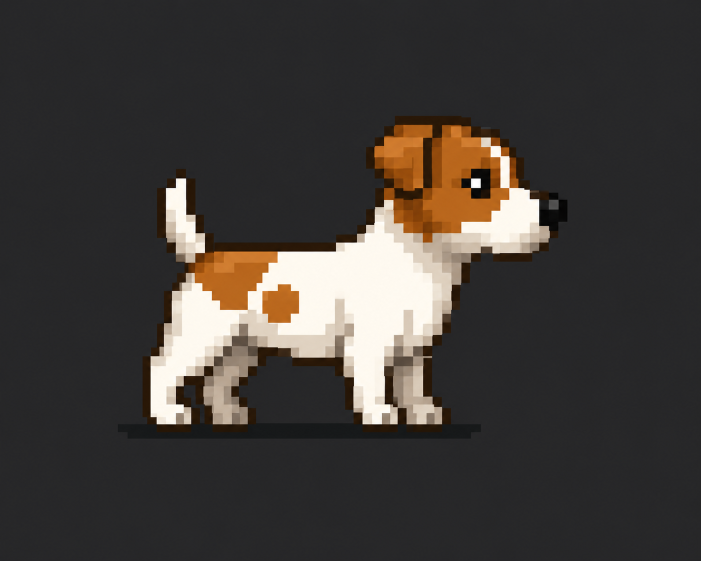
#> input picture referenced-chatgpt-conversation-this-is-an/outputs/dog_character.png, 1402 x 1122 px (shown at 1/2 size)
$ python prepare_dog_sprites.py
#> lines starting #> are read from the running program, lines starting #| are printed output that depends on the picture; after the words box and inside, x2 and y2 are one past the last pixel; in counts of white or black regions, pixels touching at a corner belong together
#> in main, image is the input picture: PIL image 1402x1122 RGB; mean R, G, B 64.2, 59.7, 56.3
from pathlib import Path
from PIL import Image, ImageFilter


ROOT = Path(__file__).resolve().parents[1]
OUTPUTS = ROOT / "outputs"
SPRITES = OUTPUTS / "jack_russell_sprites"

SOURCE_IMAGES = {
    "idle_0.png": OUTPUTS / "dog_character.png",
    "walk_0.png": Path(r"C:\Users\Rafson\.codex\generated_images\01a029d3-c8b5-72c2-a69d-47bec58a777c\call_d878iHuSOGxCZ5qjxmfJD0vp.png"),
    "walk_1.png": Path(r"C:\Users\Rafson\.codex\generated_images\01a029d3-c8b5-72c2-a69d-47bec58a777c\call_CsrfbS3Jubbano3lQmdpFliT.png"),
    "jump_prepare_0.png": Path(r"C:\Users\Rafson\.codex\generated_images\01a029d3-c8b5-72c2-a69d-47bec58a777c\call_rgVr0XJd4R9No43YH50HbHnq.png"),
    "jump_0.png": Path(r"C:\Users\Rafson\.codex\generated_images\01a029d3-c8b5-72c2-a69d-47bec58a777c\call_L67yHoHE2L9AJraDuN1zWRae.png"),
    "fall_0.png": Path(r"C:\Users\Rafson\.codex\generated_images\01a029d3-c8b5-72c2-a69d-47bec58a777c\call_pLgzQbxfXinb1TciH2870WCt.png"),
    "land_0.png": Path(r"C:\Users\Rafson\.codex\generated_images\01a029d3-c8b5-72c2-a69d-47bec58a777c\call_5RQByl82WU5dGKaQmyCxp18B.png"),
    "crouch_0.png": Path(r"C:\Users\Rafson\.codex\generated_images\01a029d3-c8b5-72c2-a69d-47bec58a777c\call_6tt4LsFm8NFylBpAghqpAggM.png"),
    "look_up_0.png": Path(r"C:\Users\Rafson\.codex\generated_images\01a029d3-c8b5-72c2-a69d-47bec58a777c\call_IBZm5djcvX0ADoUvCLZGzpjM.png"),
    "bark_0.png": Path(r"C:\Users\Rafson\.codex\generated_images\01a029d3-c8b5-72c2-a69d-47bec58a777c\call_fvQnJ4G216LssnvHyeFDDPSj.png"),
    "bark_1.png": Path(r"C:\Users\Rafson\.codex\generated_images\01a029d3-c8b5-72c2-a69d-47bec58a777c\call_PIZuYGYc9ViPDkM9vbmhNnr8.png"),
}

CANVAS_SIZE = (112, 92)


def is_core_dog_pixel(pixel):
    r, g, b, a = pixel
    if a == 0:
        return False

    brightness = (r + g + b) / 3
    color_range = max(r, g, b) - min(r, g, b)
    is_white_fur = brightness > 135 and color_range < 95
    is_orange_fur = r > 115 and g > 45 and b < 95 and r > g * 1.12
    is_light_shadow = brightness > 95 and color_range < 55

    return is_white_fur or is_orange_fur or is_light_shadow


def is_near_body_detail(pixel):
    r, g, b, a = pixel
    if a == 0:
        return False

    brightness = (r + g + b) / 3
    color_range = max(r, g, b) - min(r, g, b)
    is_outline_or_feature = brightness < 95
    is_warm_edge = r > g > b and brightness < 140 and color_range >= 35
    is_paw_shadow = brightness < 155 and color_range < 70

    return is_outline_or_feature or is_warm_edge or is_paw_shadow


def remove_background(image):
    image = image.convert("RGBA")
#> image: PIL image 1402x1122 RGBA
    width, height = image.size
#> width = 1402; height = 1122
    source_pixels = image.load()

    core_mask = Image.new("L", image.size, 0)
#> core_mask: PIL image 1402x1122 L; every value is 0
    core_pixels = core_mask.load()
    for y in range(height):
        for x in range(width):
            if is_core_dog_pixel(source_pixels[x, y]):
                core_pixels[x, y] = 255

    body_area = core_mask.filter(ImageFilter.MaxFilter(21))
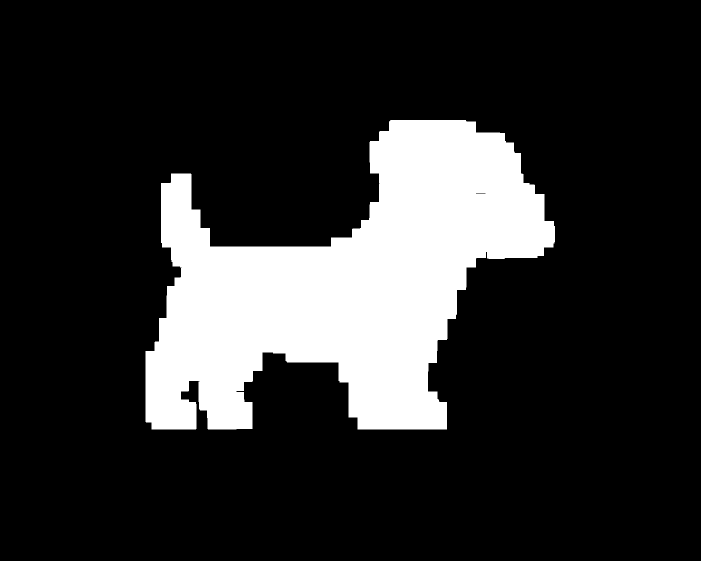
#> body_area: PIL image 1402x1122 L (shown at 1/2 size); 17.7% white; 1 white region, box (x1, y1, x2, y2) and area: (291, 240, 1110, 859) 278673
    detail_area = core_mask.filter(ImageFilter.MaxFilter(35))
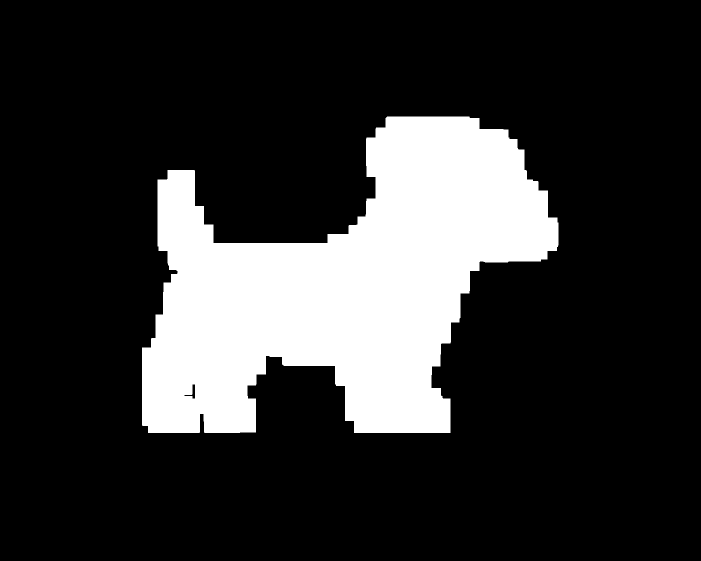
#> detail_area: PIL image 1402x1122 L (shown at 1/2 size); 19.5% white; 1 white region, box (x1, y1, x2, y2) and area: (284, 233, 1117, 866) 306409
    body_pixels = body_area.load()
    detail_pixels = detail_area.load()

    alpha = Image.new("L", image.size, 0)
    alpha_pixels = alpha.load()
    for y in range(height):
        for x in range(width):
            pixel = source_pixels[x, y]
            if body_pixels[x, y] and is_core_dog_pixel(pixel):
                alpha_pixels[x, y] = 255
            elif detail_pixels[x, y] and is_near_body_detail(pixel):
                alpha_pixels[x, y] = 255

    alpha = alpha.filter(ImageFilter.MaxFilter(3))
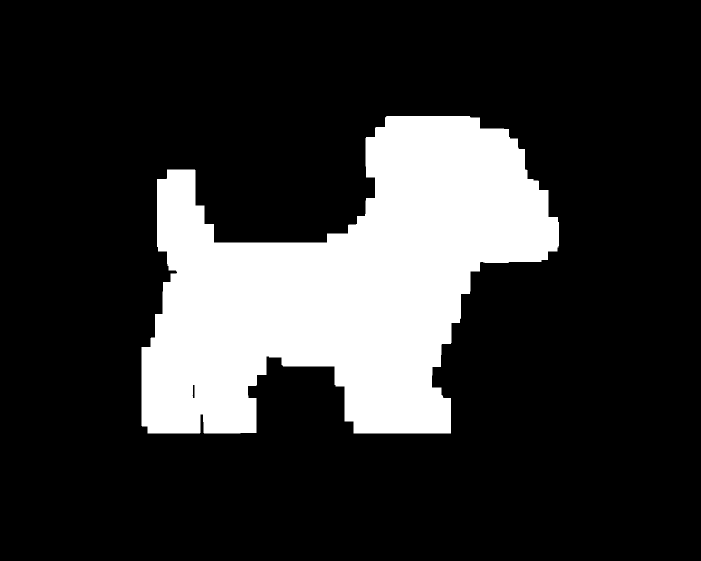
#> alpha: PIL image 1402x1122 L (shown at 1/2 size); 19.7% white; 1 white region, box (x1, y1, x2, y2) and area: (283, 232, 1118, 867) 310347
    image.putalpha(alpha)
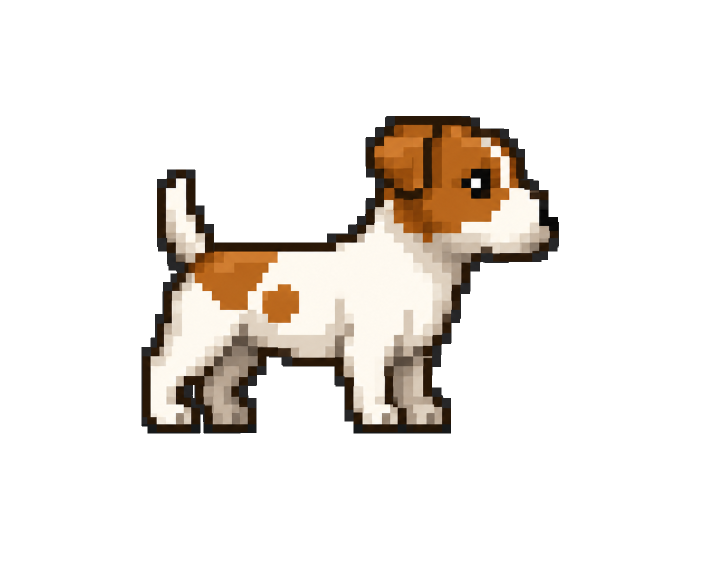
#> image: PIL image 1402x1122 RGBA (shown at 1/2 size); mean R, G, B, A 64.2, 59.7, 56.3, 50.3; transparent parts drawn white
    return image


def crop_and_center(image):
    bounds = image.getbbox()
    if not bounds:
        return Image.new("RGBA", CANVAS_SIZE, (0, 0, 0, 0))

    cropped = image.crop(bounds)
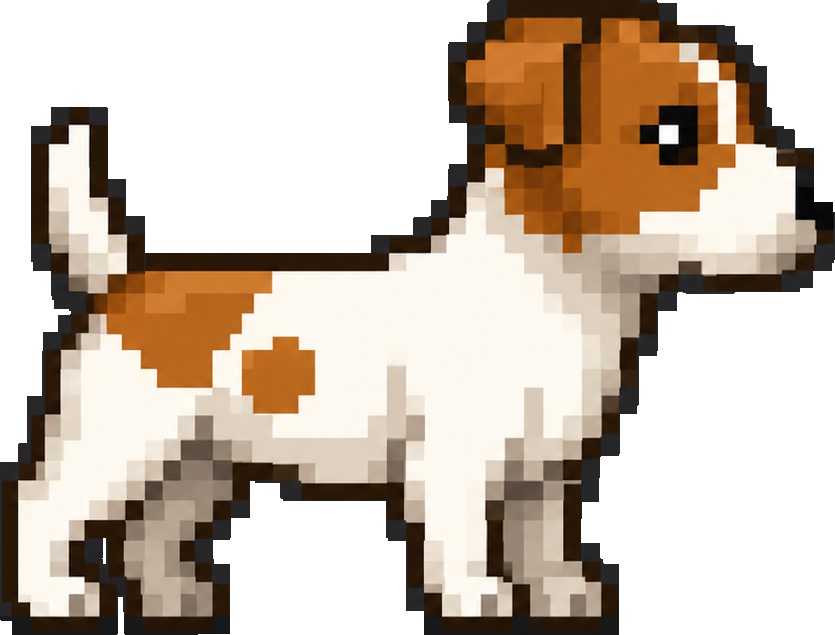
#> cropped: PIL image 835x635 RGBA; mean R, G, B, A 114.4, 100.9, 88, 149.3; transparent parts drawn white
    cropped.thumbnail((CANVAS_SIZE[0] - 4, CANVAS_SIZE[1] - 4), Image.Resampling.NEAREST)
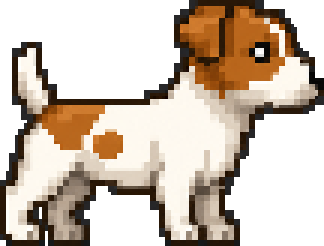
#> cropped: PIL image 108x82 RGBA (shown 3 times larger); mean R, G, B, A 115.1, 101.5, 88.5, 149.1; transparent parts drawn white

    canvas = Image.new("RGBA", CANVAS_SIZE, (0, 0, 0, 0))
#> canvas: PIL image 112x92 RGBA; every value is 0
    x = (CANVAS_SIZE[0] - cropped.width) // 2
    y = CANVAS_SIZE[1] - cropped.height
    canvas.alpha_composite(cropped, (x, y))
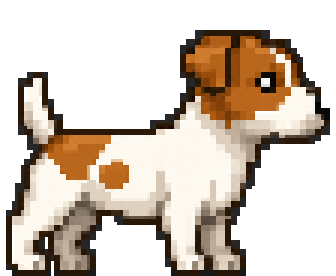
#> canvas: PIL image 112x92 RGBA (shown 3 times larger); mean R, G, B, A 85.3, 73.6, 61.9, 128.2; transparent parts drawn white
    return canvas


def main():
    SPRITES.mkdir(parents=True, exist_ok=True)

    for output_name, source_path in SOURCE_IMAGES.items():
#> (the run stopped early here; a loop or call above may not have finished)
